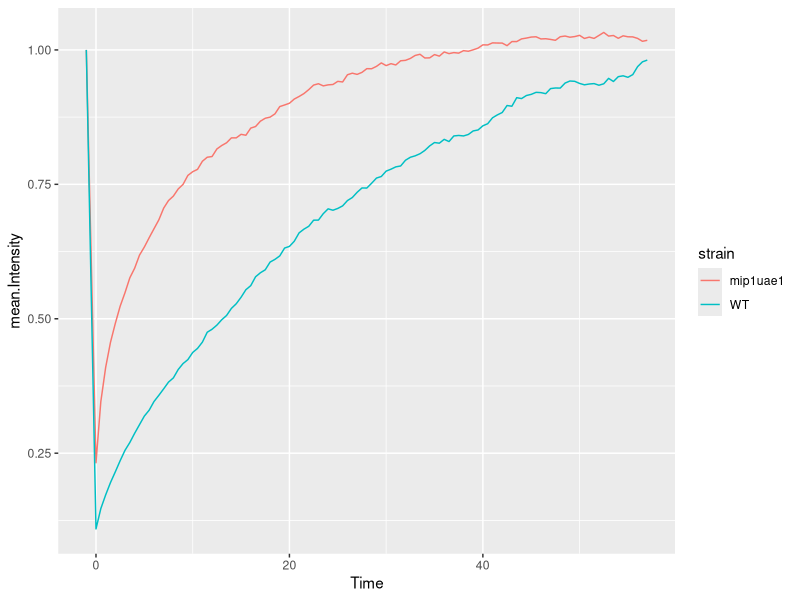
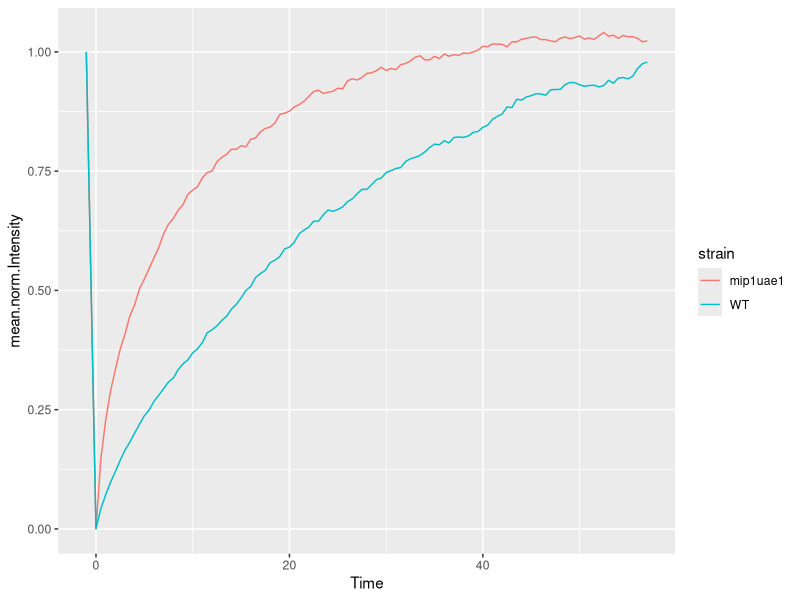
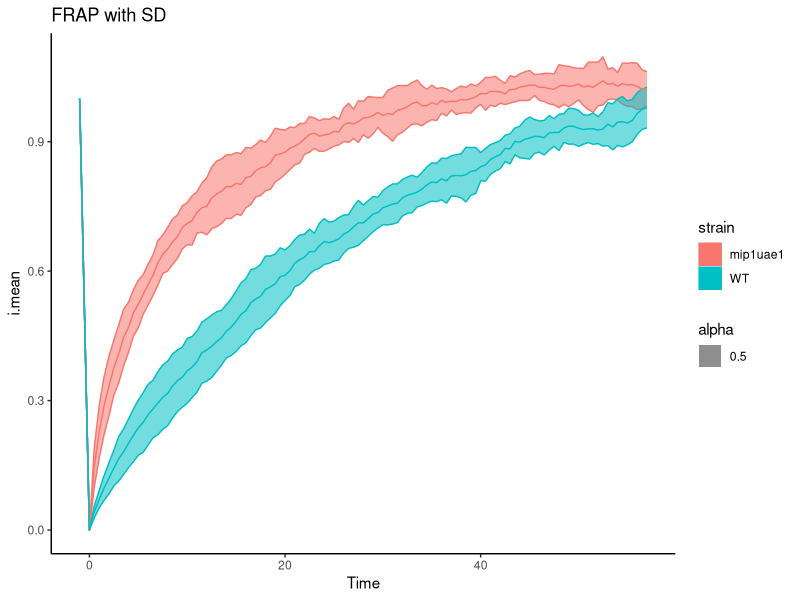
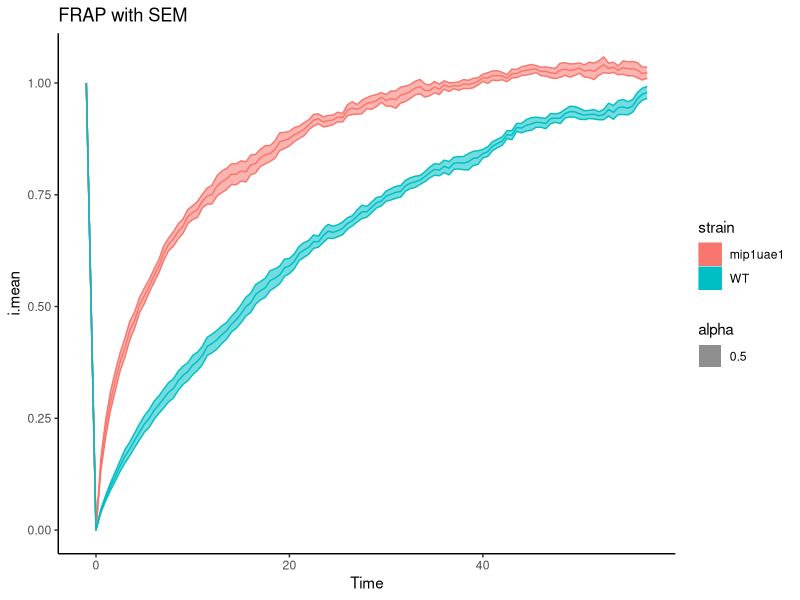
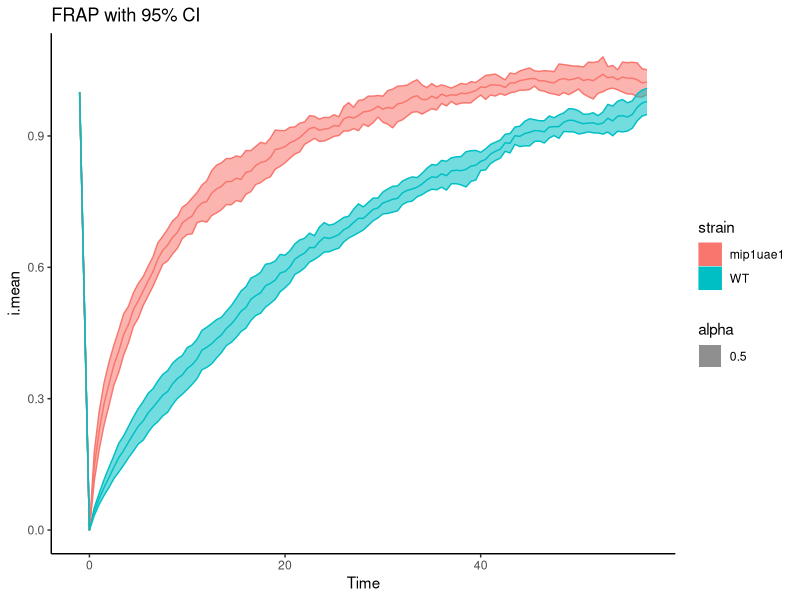
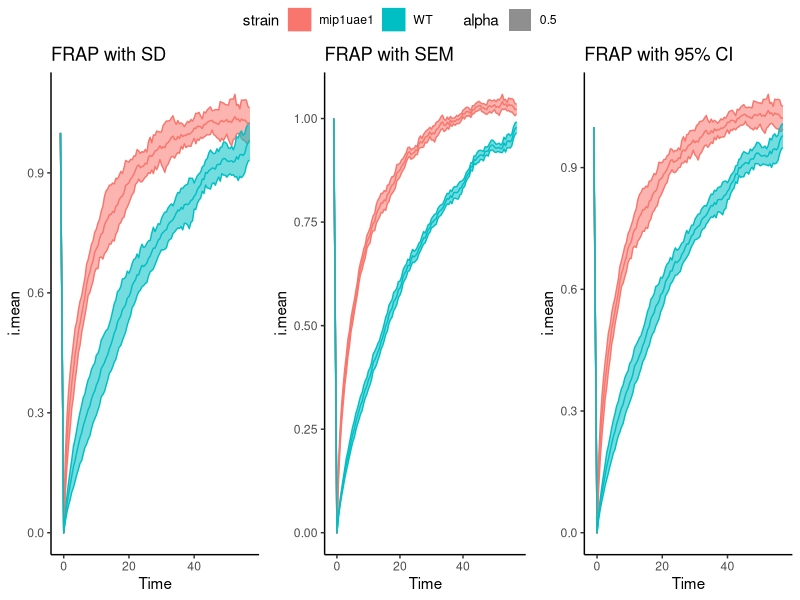
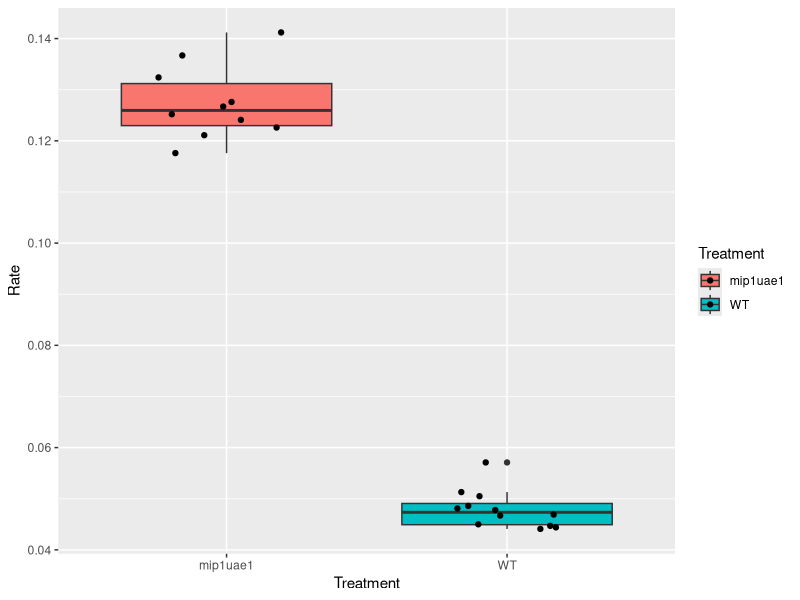

Source code (R) for these figures, in order: (Note: this script raises an error after producing the figures.)
## ---- chunk 1
knitr::opts_chunk$set(echo = TRUE)
library(ggplot2)
library(dplyr)
library(ggpubr)
## ---- chunk 2

frap = read.csv('glh_frap.csv', header = TRUE, stringsAsFactors = TRUE)
frap
## ---- chunk 3
# summary table
frap.summary = frap %>% 
  group_by(Time, strain) %>%
  summarise(mean.Intensity = mean(Intensity) )
head(frap.summary)
# View(frap.summary)

# plot
ggplot(data = frap.summary, mapping = aes(x = Time, y = mean.Intensity, color = strain)) + geom_line()

## ---- chunk 4
# normalization function

normalize = function(input_vector) {
  return ((input_vector-min(input_vector))/(1-min(input_vector)))
}


## ---- chunk 5
# add normalized intensity column
frap = frap %>%
  group_by(strain, rep) %>%
  mutate(norm.Intensity =  normalize(Intensity))
max(frap$norm.Intensity)
# View(frap)
## ---- chunk 6
# summary table
norm.frap.summary = frap %>% 
  group_by(Time, strain) %>%
  summarise(mean.norm.Intensity = mean(norm.Intensity) )
head(norm.frap.summary)


# plot

ggplot(data = norm.frap.summary, mapping = aes(x = Time, y = mean.norm.Intensity, color = strain)) + geom_line()

## ---- chunk 7
frap.norm.summary = frap %>% 
  group_by(strain, Time) %>%
  summarise(i.mean = mean(norm.Intensity) ,
            i.sd   = sd(norm.Intensity) ,
            i.se   = sd(norm.Intensity) / sqrt(max(rep)) ,
            rep    = max(rep) )
head(frap.norm.summary)
# View(frap.norm.summary)
## ---- chunk 8
# SD.upper and SD.lower

good_frap.norm.summary = frap.norm.summary %>% mutate(SD.Lower = i.mean - i.sd, SD.Upper = i.mean + i.sd)


# SE.upper and SE.lower

good_frap.norm.summary = good_frap.norm.summary %>% mutate(SE.Lower = i.mean - i.se, SE.Upper = i.mean + i.se)


# CI.upper and CI.lower

good_frap.norm.summary = good_frap.norm.summary %>% mutate(CI.upper = i.mean + i.se * qt(0.975, rep - 1), CI.lower = i.mean - i.se * qt(0.975, rep - 1))


head(good_frap.norm.summary)
# View(frap.norm.summary)
## ---- chunk 9
# SD plot
sd.plot = ggplot(data = good_frap.norm.summary, mapping = aes(x = Time, y = i.mean, color = strain)) + geom_ribbon(aes(ymin = SD.Lower, ymax = SD.Upper, fill = strain, alpha = 0.5)) + geom_line() + theme_classic() + ggtitle("FRAP with SD")
sd.plot
# SEM plot
se.plot = ggplot(data = good_frap.norm.summary, mapping = aes(x = Time, y = i.mean, color = strain)) + geom_ribbon(aes(ymin = SE.Lower, ymax = SE.Upper, fill = strain, alpha = 0.5)) + geom_line() + theme_classic() + ggtitle("FRAP with SEM")
se.plot

# 95%CI plot
ci.plot = ggplot(data = good_frap.norm.summary, mapping = aes(x = Time, y = i.mean, color = strain)) + geom_ribbon(aes(ymin = CI.lower, ymax = CI.upper, fill = strain, alpha = 0.5)) + geom_line() + theme_classic() + ggtitle("FRAP with 95% CI")
ci.plot

ggarrange(sd.plot, se.plot, ci.plot, nrow=1, common.legend=TRUE)
## ---- chunk 10
# load FRAP rates

rate_data = read.csv('rates_glh.csv')
rate_data
# make the plot

ggplot(data = rate_data, aes(x = Treatment, y = Rate, fill = Treatment)) + geom_boxplot() + geom_jitter(height = 0, width = 0.25)

## ---- chunk 11
# get WT and mutant rates separately
wt.rate = rate_data[which(rate_data$Treatment == 'WT'), 'Rate']
mut.rate = rate_data[which(rate_data$Treatment != 'WT'), 'Rate']

# test for significance
t.test(mut.rate, wt.rate)

## ---- chunk 12
# Create the "ideal" NB probability mass function over the range x=0:200.
atf4.unstressed.pmf <- dnbinom(0:200, size = 1, prob = p.success)
atf4.unstressed.pmf
# Create a data frame with two columns: the range vector, and
# the corresponding PMF values.
atf4.unstressed.pmf.df <- data.frame(PMF = atf4.unstressed.pmf ,
                                     Correctly_Dissociated = 0:200 )

# Make a density plot (the range goes on the x-axis, the density goes on the y-axis).

ggplot(data = atf4.unstressed.pmf.df, mapping = aes(x = Correctly_Dissociated, y = PMF)) + geom_line()

## ---- chunk 13
# Create the probability mass function over the range 0:1000 (ribosome bindings)
# for r=10 "successes"
atf4.response.activation.pmf <- dnbinom(x = 0:1000, size = 10, prob = p.success )

# Create a data.frame with the data
atf4.response.activation.pmf.df = data.frame(
  PMF = atf4.response.activation.pmf , 
  Ribosome_Bindings = 0:1000 )

# Make a density plot 
ggplot(data = atf4.response.activation.pmf.df, mapping = aes(x = Ribosome_Bindings, y = PMF)) + geom_line()

## ---- chunk 14
# Add a Time column to this data frame giving the number of minutes to activation.

atf4.response.activation.pmf.df$Time = (10 / 60) * atf4.response.activation.pmf.df$Ribosome_Bindings


# Make a density plot of the TIME to activate the response
# (time goes on the x-axis, density goes on the y-axis).

ggplot(data = atf4.response.activation.pmf.df, mapping = aes(x = Time, y = PMF)) + geom_line()

## ---- chunk 15
# First, add a 'Condition' column to the "activated" data frame and set it to
# "Unstressed"

atf4.response.activation.pmf.df$Condition = rep('Unstressed', length(atf4.response.activation.pmf.df$PMF))

length(atf4.response.activation.pmf.df)


# Create the PMF for the stressed condition over the range 0:1000 ribosome bindings
atf4.response.stressed.pmf = dnbinom(0:1000, 10, .4)


# Create a data.frame with the data for the stressed condition.
# Add columns for Ribosome_Bindings, Time, and Condition.

atf4.response.stressed.df = data.frame("Ribosome_Bindings" = 0:1000, "Time" = 0:1000 * (10/60), "Condition" = rep('Stressed', length(0:1000)), 'PMF' = atf4.response.stressed.pmf)

length(atf4.response.stressed.df)

# Row bind the unstressed and stressed data to create a full data set.

total_df = rbind(atf4.response.stressed.df, atf4.response.activation.pmf.df)


# Make a combined density plot with 'Time' as the independent variable, and
# map the color to Condition.

ggplot(data = total_df, mapping = aes(x = Time, y = PMF, color = Condition)) + geom_line()

